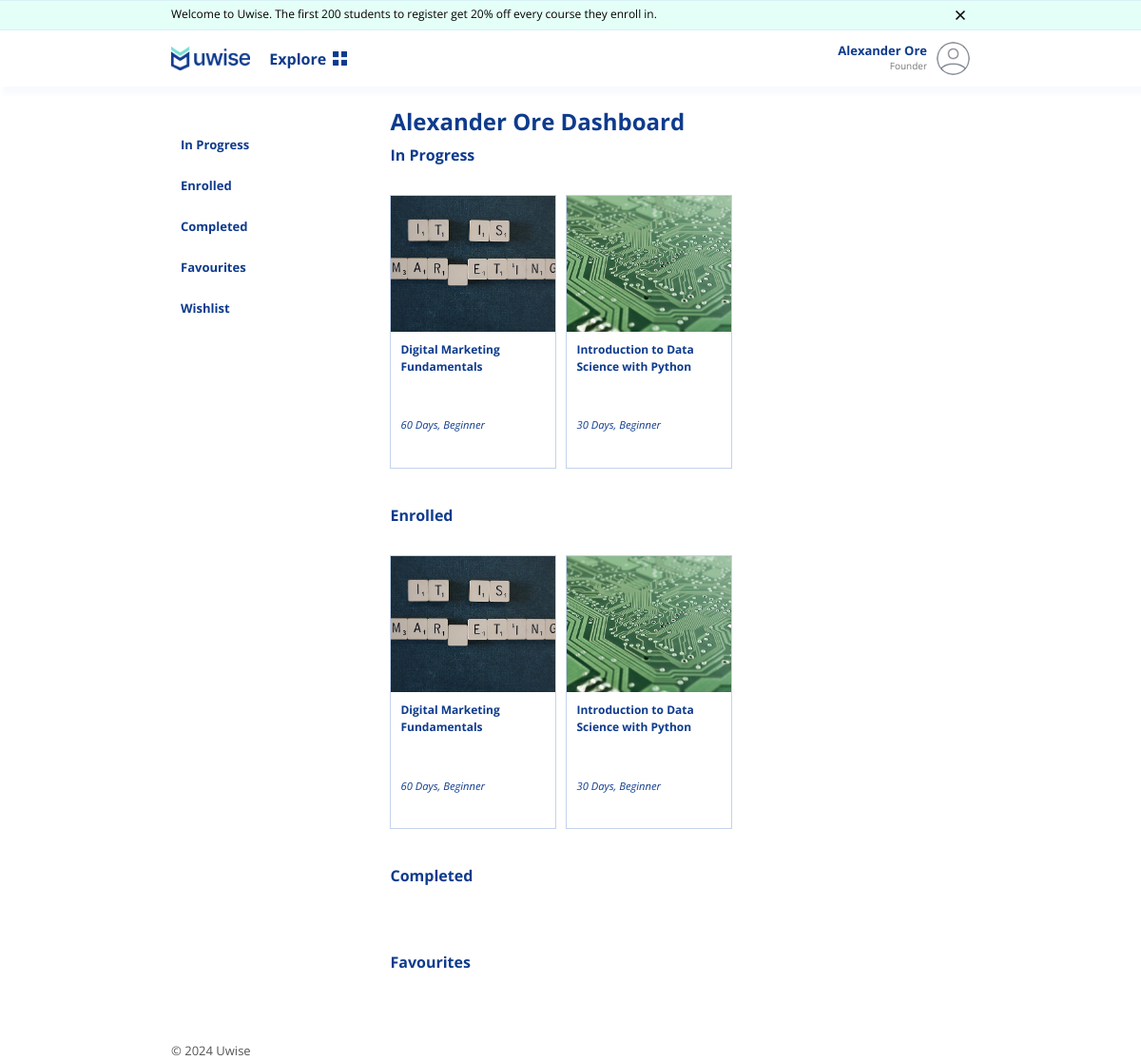
The page /dashboard (signed in) on the database as committed earlier.
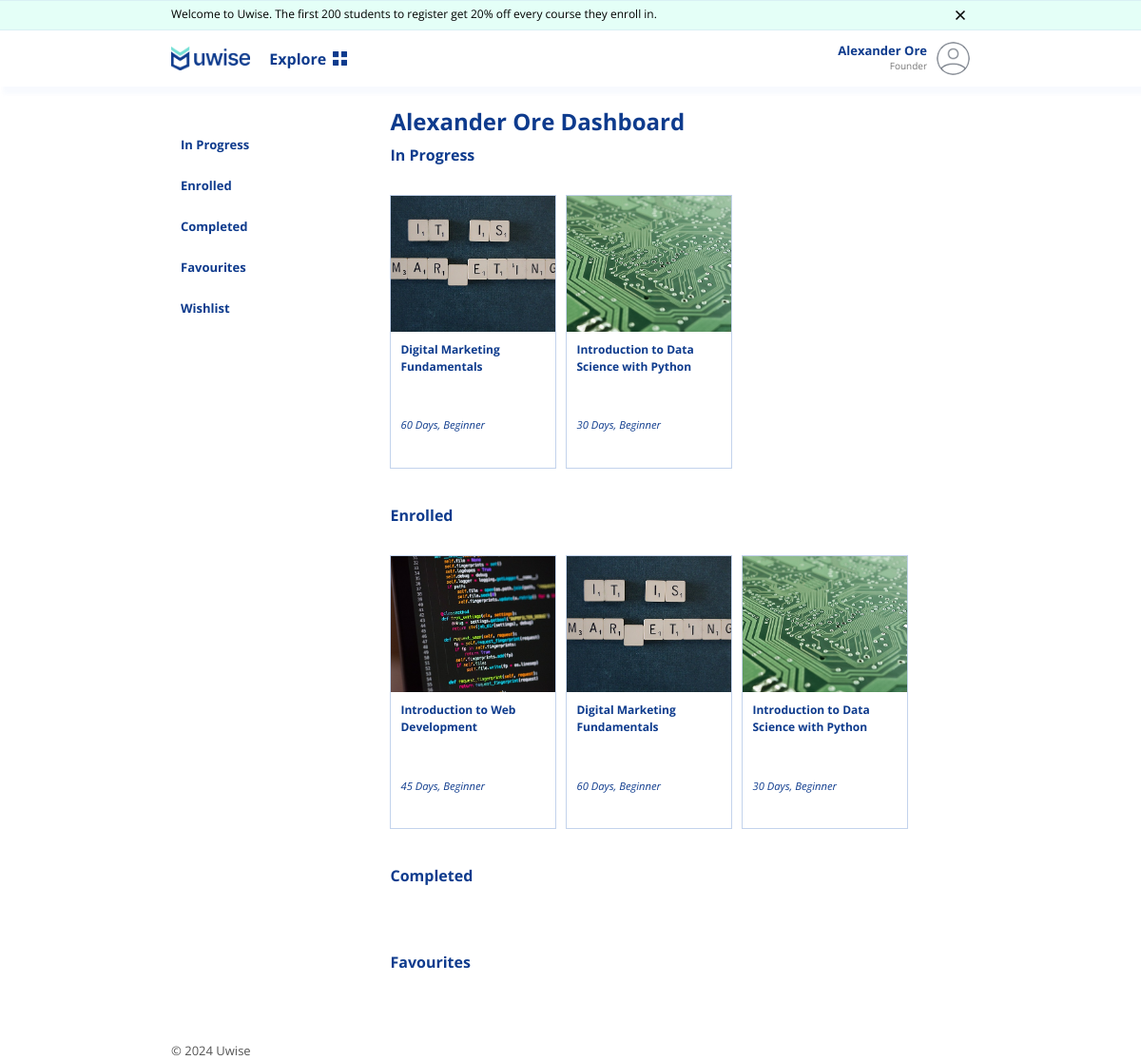
The same page on the database as committed later.
### orderAPI/models.py (models this page shows, shortened)
class UserPurchase(models.Model):
    user = models.ForeignKey(User, on_delete=models.CASCADE, related_name='purchase_by_user', null=False, blank=False)
    course = models.ForeignKey(Course, on_delete=models.CASCADE, related_name='purchased_course', null=False, blank=False)
    is_completed = models.BooleanField(default=False)
    date_added = models.DateTimeField(auto_now=True)
    class Meta:
        unique_together = ('user', 'course')
        ordering = ('date_added',)
        verbose_name_plural = 'User Purchases'
        get_latest_by = 'date_added'
        verbose_name = 'User Purchase'

### courseAPI/models.py (models this page shows, shortened)
class Course(models.Model):
    title = models.CharField(max_length=200, null=False, blank=False)
    excerpt = models.TextField(null=False, blank=False)
    description = models.TextField(blank=False, null=False)
    welcome_note = models.TextField(blank=True, null=True)
    intro_video = models.URLField(blank=True, null=True)
    community_link1 = models.URLField(blank=True, null=True)
    community_link2 = models.URLField(blank=True, null=True)
    duration = models.IntegerField(blank=False, null=False)
    image = models.ImageField(upload_to='courses', null=False, blank=False)
    image_link = models.URLField(null=True, blank=True)
    field = models.ForeignKey('Field', on_delete=models.CASCADE)
    price = models.DecimalField(max_digits=9, decimal_places=2, null=False, blank=False)
    class_interval = models.IntegerField(blank=False, null=False)
    language = models.CharField(max_length=200, null=True, blank=True)
    organization = models.ForeignKey(Organization, on_delete=models.SET_NULL, swappable=True, null=True, blank=True)
    level = models.ForeignKey('CourseLevel', on_delete=models.SET_NULL, null=True, blank=True,
                              related_name='course_level')
    skills = models.TextField(null=True, blank=True)
    tags = models.CharField(max_length=200, null=True, blank=True)
    objectives = models.TextField(blank=True, null=True)
    next_start_date = models.DateTimeField(null=True, blank=True)
    is_active = models.BooleanField(default=True)
    date_created = models.DateTimeField(auto_now=True)
    class Meta:
        ordering = ('-date_created', 'is_active', 'next_start_date')

class CourseLevel(models.Model):
    title = models.CharField(max_length=50, null=False, blank=False)
    description = models.CharField(max_length=200, null=True, blank=True)
    is_active = models.BooleanField(default=True)
    date = models.DateField(auto_now=True)
    class Meta:
        ordering = ('-date',)
    def __str__(self):
        return self.title

class UserCourse(models.Model):
    user = models.ForeignKey(User, on_delete=models.CASCADE, related_name='course_owner', null=False, blank=False)
    course = models.ForeignKey(Course, on_delete=models.CASCADE, related_name='course')
    date = models.DateTimeField(auto_now_add=True)
    class Meta:
        unique_together = ('user', 'course')

### web/views.py (the view)
# urls.py: path('dashboard', view=DashboardView.as_view(), name='dashboard'),
class DashboardView(BaseView):
    template_name = 'dashboard.html'
    def get(self, request, *args, **kwargs):
        if not request.user.is_authenticated:
            return redirect('login')
        q = request.GET.get('q')
        fields = courseAPI.models.Field.objects.all()
        courses = courseAPI.models.UserCourse.objects.filter(user=request.user).all().order_by('-date')
        purchased_courses = UserPurchase.objects.filter(user=request.user).all()
        favourites = utilsAPI.models.Favourite.objects.filter(user=request.user).all()
        data = self.get_context_data()
        data['q'] = q
        data['courses'] = courses
        data['purchased_courses'] = purchased_courses
        data['favourites'] = favourites
        data['page'] = 'explore'
        context = {'data': data}
        return render(request, self.template_name, context)

### courseAPI/models.py (called while the page is built)
    def __str__(self):
        return self.title

### web/models.py (called while the page is built)
    def __str__(self):
        return self.url_name

### web/templates/dashboard.html (shortened to what this page needs)
{% extends 'partials/base.html' %}
{% load static %}
{% block content %}
    <div class="content">
        <div class="courses-content">
            <nav class="filters">
                <div class="filter-items">
                    <br>
                    <div class="filter-item-group">
                        <a class="filter-item" href="{% url 'dashboard' %}#inprogress">In Progress</a>
                        <a class="filter-item" href="{% url 'dashboard' %}#enrolled">Enrolled</a>
                        <a class="filter-item" href="{% url 'dashboard' %}#completed">Completed</a>
                        <a class="filter-item" href="{% url 'dashboard' %}#favourites">Favourites</a>
                        <a class="filter-item" href="{% url 'dashboard' %}#wishlist">Wishlist</a>
                    </div>
                </div>
            </nav>
            <article class="course-list">
                <h2>{{ request.user.get_full_name }} Dashboard</h2>
                {% if data.q is not None %}
                    <h3>{{ data.q }}</h3> <br>
                    <div class="course-grid">
                        {% for course in data.courses %}
                            {% include 'widgets/user_course_card.html' with course=course.course %}
                        {% endfor %}
                    </div>
                {% else %}
                    <h3 id="inprogress">In Progress</h3> <br>
                    <div class="course-grid">
                        {% for course in data.purchased_courses %}
                            {% include 'widgets/user_course_card.html' with course=course.course %}
                        {% endfor %}
                    </div>
                    <h3 id="enrolled">Enrolled</h3> <br>
                    <div class="course-grid">
                        {% for course in data.courses %}
                            {% include 'widgets/user_course_card.html' with course=course.course %}
                        {% endfor %}
                    </div>
                    <h3 id="completed">Completed</h3> <br>
                    <h3 id="favourites">Favourites</h3> <br>
                {% endif %}
            </article>
        </div>
    </div>
{% endblock %}
{% block footer %}
    {% include 'partials/footer_mini.html' %}
{% endblock %}

### web/templates/widgets/user_course_card.html (shortened to what this page needs)
<a href="{% url 'learn' course.id %}/info" class="course-card">
    <div class="course-image">
        {% if course.image_link is not None %}
            <img src="{{course.image_link}}" alt="">
        {% else %}
            <img src="{{course.image.url}}" alt="">
        {% endif %}
    </div>
    <div class="course-details">
        <strong class="course-title">{{course.title}}</strong>
        <div class="course-details-bottom">
            <i class="course-duration">{{course.duration}} Days, {{course.level}}</i>
        </div>
    </div>
</a>

Rows that differ between the two databases and show on the page:
added UserCourse: image (picture), title "Introduction to Web Development", duration "45", level "Beginner"
